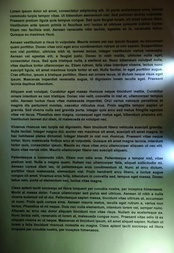
#> input picture image8.jpg, 174 x 253 px, shrunk from 512 x 744 before the run, given in place of image1.jpg, which was not available
$ python binarize.py
#> lines starting #> are read from the running program, lines starting #| are printed output that depends on the picture; after the words box and inside, x2 and y2 are one past the last pixel; in counts of white or black regions, pixels touching at a corner belong together; pictures that were not available may be replaced by others from this repository, and a replacement may not be noted
import cv2
import numpy


##<<----------windowing using integral image for performance--------

def getIntegralImage(image, SQR = False, _dtype = 'int32'):
    '''returns the integral image for given image'''
    #image is expected to be in grayscale
    #if SQR is true computes integral of squares of each pixel
    intImage = numpy.zeros(image.shape, dtype = _dtype)
    image_width = image.shape[0]
    image_height = image.shape[1]

    if SQR == False:
        intImage[0,0] = image[0,0]
        for i in range(1, image_width):
            intImage[i,0] = intImage[i-1,0] + image[i,0]

        for i in range(1, image_height):
            intImage[0,i] = intImage[0, i-1] + image[0,i]

        for i in range(1, image_width):
            for j in range(1, image_height):
                intImage[i, j] = intImage[i-1, j] + intImage[i, j-1] - intImage[i-1, j-1] + image[i, j]
    else:
        intImage[0,0] = int(image[0,0]) * image[0, 0]
        for i in range(1, image_width):
            intImage[i,0] = intImage[i-1,0] + int(image[i,0]) * image[i,0]

        for i in range(1, image_height):
            intImage[0,i] = intImage[0, i-1] + int(image[0,i]) * image[0,i]

        for i in range(1, image_width):
            for j in range(1, image_height):
                intImage[i, j] = intImage[i-1, j] + intImage[i, j-1] - intImage[i-1, j-1] + int(image[i, j]) * image[i, j]

    return intImage


def windowIntegralImage(intImage, pos, window_size, sqrIntImage = []):
    '''returns mean of pixel values contained inside window_size centered around pos(x, y) using given integral image'''
    #if sqrIntImage != None then calculates variance assuming integral of squared images is given
    ####if mean of window is given no need to calculate again for variance calculation
    image_width = intImage.shape[0] - 1 #pixel-width of the given image; index of last column of pixels
    image_height = intImage.shape[1] - 1 #index of last row of pixels; subtracting 1 because it will be used often

    #window_size = (width, height) of the rectangular window
    window_x = (int)((window_size[0] - 1) /2) #size of window on either side
    window_y = (int)((window_size[1] - 1) /2)
    #pos = (x, y) coordinate of the central pixel around which window is to be created
    x = pos[0]
    y = pos[1]
    #starting index of window's width or x-axis
    wxs = max(0, round(x - window_x)) #wws = window width start
    wxe = min(round(x + window_x), image_width) #wwe = window width end
    wys = max(0, round(y - window_y)) #whs = window height start
    wye = min(round(y + window_y), image_height)

    wx = wxe - wxs + 1 #window width #size_x = wwe - wws + 1 as it must include both starting and ending index
    wy = wye - wys + 1
    nPixels = wx * wy  #number of pixels inside the window
    if wxs == 0:
        window_side = 0
    else:
        window_side = intImage[wxs - 1, wye]

    if wys == 0:
        window_up = 0
    else:
        window_up = intImage[wxe, wys - 1]

    if wxs == 0 or wys == 0:
        window_corner = 0
    else:
        window_corner = intImage[wxs-1, wys-1]

    sumWindow = intImage[wxe, wye] - window_up - window_side + window_corner
    meanWindow = (sumWindow/nPixels)

    if len(sqrIntImage) == 0:
            return meanWindow
    else:
        if wxs == 0:
            window_side = 0
        else:
            window_side = sqrIntImage[wxs - 1, wye]

        if wys == 0:
            window_up = 0
        else:
            window_up = sqrIntImage[wxe, wys - 1]

        if wxs == 0 or wys == 0:
            window_corner = 0
        else:
            window_corner = sqrIntImage[wxs-1, wys-1]

        sumSqrWindow = sqrIntImage[wxe, wye] - window_side - window_up + window_corner
        var = (sumSqrWindow  - meanWindow * meanWindow * nPixels) / nPixels
        return var

##----------windowing using integral image for performance-------->>


##<<----------windowing without performance considerations--------

def windowImage(image, pos, window_size):
    '''returns pixel values contained inside window_size(width, height) centered around pos(x, y)'''
    image_width = image.shape[0] - 1 #pixel-width of the given image; index of last column of pixels
    image_height = image.shape[1] - 1 #index of last row of pixels; subtracting 1 because it will be used often

    #window_size = (width, height) of the rectangular window
    window_x = (window_size[0] - 1) /2 #size of window on either side
    window_y = (window_size[1] - 1) /2
    #pos = (x, y) coordinate of the central pixel around which window is to be created
    x = pos[0]
    y = pos[1]
    #starting index of window's width or x-axis
    wws = max(0, round(x - window_x)) #wws = window width start
    wwe = min(round(x + window_x), image_width) #wwe = window width end
    whs = max(0, round(y - window_y)) #whs = window height start
    whe = min(round(y + window_y), image_height)

    ww = wwe - wws + 1 #size_x = wwe - wws + 1 as it must include both starting and ending index
    wh = whe - whs + 1

    #constructing new array for the windowed pixels
    windowed_image = numpy.zeros((ww, wh))
    for wx in range(ww):
        for wy in range(wh):
            windowed_image[wx, wy] = image[wx+wws, wy+whs]
    return windowed_image
##----------windowing without performance considerations-------->>


def binarize(image, USE_INTEGRAL = True):
    '''image is numpy array of dimension 2 i.e. expects grayscale image value'''
    #if USE_INTEGRAL = True uses integral image for performance
    #window_size = (min(image.shape[0]/10, 15), min(image.shape[1]/10, 15)) # alternate window defination
    #window size and 'k' may require tuning
    window_size = (15, 15) #may require tuning
    k = 0.5 #may require tuning
    R = 128
    binarized_image = numpy.ones(image.shape)

    if not USE_INTEGRAL:
        for img_x in range(image.shape[0]):
            for img_y in range(image.shape[1]):
                #create window centered around a pixel
                windowed_image = windowImage(image, (img_x, img_y), window_size)
                #calculate mean and variance of windowed image
                m = numpy.mean(windowed_image)
                s = numpy.std(windowed_image)
                #using sauvolas algorithm to calculate threshold
                #t = m ∗ (1 + k ∗ (s/R − 1)) ; m is mean s is standard deviation k=0.5, R = 128
                threshold = m * (1 + k * (s/R - 1))
                #binarize the pixel based on threshold
                if image[img_x, img_y] < threshold:
                    binarized_image[img_x, img_y] = 0  ##if less than threshold then is black pixel
                #print("iteration:", img_x, ", ", img_y)
    else:
        intImage = getIntegralImage(image)
        sqrIntImage = getIntegralImage(image, True, 'int64')
        for img_x in range(image.shape[0]):
            for img_y in range(image.shape[1]):
                #create window centered around a pixel
                #windowed_image = windowImage(image, (img_x, img_y), window_size)
                #calculate mean and variance of windowed image
                m = windowIntegralImage(intImage, (img_x, img_y), window_size)
                v = windowIntegralImage(intImage, (img_x, img_y), window_size, sqrIntImage)
# [5 lines of commented-out code are left out]
                s = numpy.sqrt(v)
                #using sauvolas algorithm to calculate threshold
                #t = m ∗ (1 + k ∗ (s/R − 1)) ; m is mean s is standard deviation k=0.5, R = 128
                threshold = m * (1 + k * (s/R - 1))
                #binarize the pixel based on threshold
                if image[img_x, img_y] < threshold:
                    binarized_image[img_x, img_y] = 0  ##if less than threshold then is black pixel
                #print("iteration:", img_x, ", ", img_y)
    return binarized_image


##binarization test--------------------<<
imgpath = "image1.jpg"   #path of image file to binarize
img = cv2.imread(imgpath, cv2.IMREAD_GRAYSCALE) ##reading image in grayscale mode
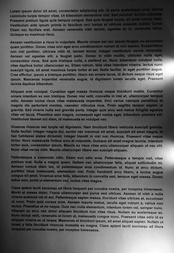
#> img: shape (253, 174); min 2, max 255, mean 93
##print(img.shape)
print("binarizing")
img_bin = binarize(img) * 255
#> in getIntegralImage, `intImage[0,0] = image[0,0]`: intImage: shape (253, 174) int32; values 0 (black) and 59 (white), 0% white in thin lines or dots, all inside (x1, y1, x2, y2) = (0, 0, 1, 1)
#> after the loop in getIntegralImage, `for i in range(1, image_width):`:
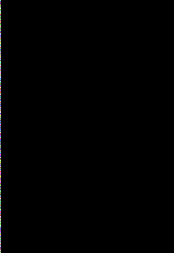
#> intImage: shape (253, 174) int32; 254 distinct labels, from 0 to 19290; one colour per label, 0 black
#> after the loop in getIntegralImage, `for i in range(1, image_height):`:
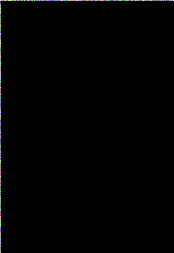
#> intImage: shape (253, 174) int32; 425 distinct labels, from 0 to 19290; one colour per label, 0 black
#> call 2 of getIntegralImage, with SQR = True, _dtype = 'int64'
#> after the loop in getIntegralImage (call 2), `for i in range(1, image_width):`:
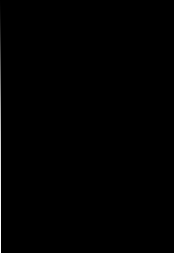
#> intImage: shape (253, 174) int64; min 0, max 1679650, mean 6230; drawn with min black and max white
#> after the loop in getIntegralImage (call 2), `for i in range(1, image_height):`:
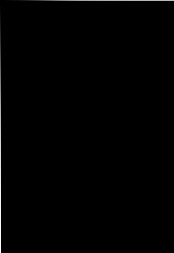
#> intImage: shape (253, 174) int64; 0.39% of pixels changed, all inside (x1, y1, x2, y2) = (1, 0, 174, 1); drawn with min black and max white
#> after the loop in getIntegralImage (call 2), `for i in range(1, image_width):`:
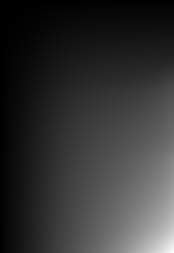
#> intImage: shape (253, 174) int64; min 3481, max 471651751, mean 96297232.9; drawn with min black and max white
#> the loop in binarize, `for img_x in range(image.shape[0]):` made 253 passes
#> after the loop in binarize, `for img_x in range(image.shape[0]):`:
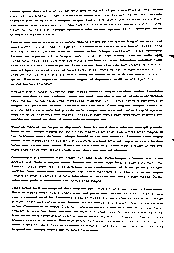
#> binarized_image: shape (253, 174) float64; values 0 (black) and 1 (white), 89.6% white; black in thin lines or dots, all inside (x1, y1, x2, y2) = (10, 9, 174, 231)
print("binarized")
#print(img_bin)
##plt.imshow(img)
##plt.show()
cv2.imshow('Binarization-sample', img_bin)
cv2.waitKey(0)
cv2.destroyAllWindows()
##binarization test-------------------->>

####window test--------------------------<<
##a = numpy.array([[1,2,3,4,5],
##                 [1,2,3,4,5],
##                 [1,2,3,4,5],
##                 [1,2,3,4,5],
##                 [1,2,3,4,5]])
##c = numpy.array([[255,255,255,255,255],
##                [255,255,255,255,255],
##                [255,255,255,255,255],
##                [255,255,255,255,255],
##                [255,255,255,255,255],
##                [255,255,255,255,255]])
##
##b = getIntegralImage(c)
##sb = getIntegralImage(c, True)
##print(sb)
##print(b)
##for i in range(b.shape[0]):
##    for j in range(b.shape[1]):
##        m = windowIntegralImage(b, (i,j), (3,3), sb)
##        print("var(",i," ,",j,")",m)
####window test-------------------------->>

input()

$ run again, on image7.png
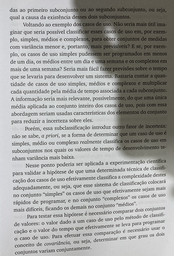
#> input picture image7.png, 174 x 256 px, shrunk from 512 x 754 before the run, given in place of image1.jpg, which was not available
#> after the loop in getIntegralImage (call 2), `for i in range(1, image_height):`:
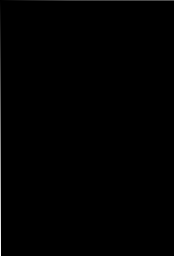
#> intImage: shape (256, 174) int64; min 0, max 11648274, mean 43810.3; drawn with min black and max white
#> the loop in binarize, `for img_x in range(image.shape[0]):` made 256 passes
#> after the loop in binarize, `for img_x in range(image.shape[0]):`:
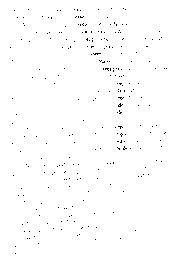
#> binarized_image: shape (256, 174) float64; values 0 (black) and 1 (white), 99.2% white; black in thin lines or dots, all inside (x1, y1, x2, y2) = (10, 8, 167, 254)
